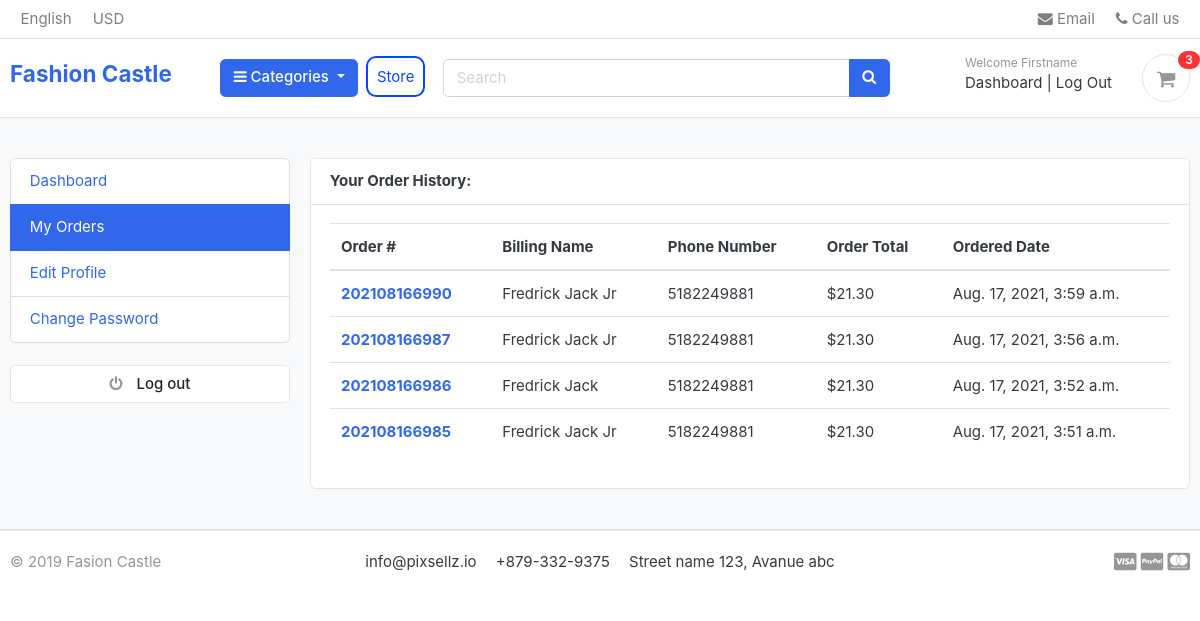
The page /accounts/my_orders/ (signed in) on the database its author committed.
### accounts/models.py (models this page shows, shortened)
class Account(AbstractBaseUser):
    first_name      = models.CharField(max_length=50)
    last_name       = models.CharField(max_length=50)
    username        = models.CharField(max_length=50, unique=True)
    email           = models.CharField(max_length=50, unique=True)
    phone_number    = models.CharField(max_length=20, blank=True)
    date_joined     = models.DateTimeField(auto_now_add=True)
    last_login      = models.DateTimeField(auto_now_add=True)
    is_admin        = models.BooleanField(default=False)
    is_staff        = models.BooleanField(default=False)
    is_active       = models.BooleanField(default=False)
    is_superadmin   = models.BooleanField(default=False)
    USERNAME_FIELD = 'email'
    REQUIRED_FIELDS = ['username', 'first_name', 'last_name']
    objects = MyAccountManager()

### orders/models.py (models this page shows, shortened)
class Order(models.Model):
    STATUS = (
        ('New', 'New'),
        ('Accepted', 'Accepted'),
        ('Shipped', 'Shipped'),    #add a shipped option between accepted and completed
        ('Completed', 'Completed'),
        ('Cancelled', 'Cancelled'),
    )
    user = models.ForeignKey(Account, on_delete=models.SET_NULL, null=True)
    payment = models.ForeignKey(Payment, on_delete=models.SET_NULL, blank=True, null=True)
    order_number = models.CharField(max_length=20)
    tracking_number = models.CharField(max_length=100)
    first_name = models.CharField(max_length=50)
    last_name = models.CharField(max_length=50)
    phone = models.CharField(max_length=15)
    email = models.EmailField(max_length=50)
    address_line_1 = models.CharField(max_length=50)
    address_line_2 = models.CharField(max_length=50, blank=True)
    state = models.CharField(max_length=50)
    city = models.CharField(max_length=50)
    zip_code = models.CharField(max_length=10, default='')
    order_note = models.CharField(max_length=100, blank=True)
    order_total = models.DecimalField(max_digits=6, decimal_places=2)
    tax = models.DecimalField(max_digits=6, decimal_places=2)
    status = models.CharField(max_length=10, choices=STATUS, default='New')
    ip = models.CharField(blank=True, max_length=20)
    is_ordered = models.BooleanField(default=False)
    created_at = models.DateTimeField(auto_now_add=True)
    updated_at = models.DateTimeField(auto_now=True)
    def full_name(self):
        return f'{self.first_name} {self.last_name}'

### accounts/views.py (the view)
# urls.py: path('my_orders/', views.my_orders, name='my_orders'),
@login_required(login_url='login')
def my_orders(request):
    orders = Order.objects.filter(user=request.user, is_ordered=True).order_by('-created_at')
    context = {
        'orders': orders
    }
    return render(request, 'accounts/my_orders.html', context)

### carts/context_processors.py (called while the page is built)
def counter(request):
    cart_count = 0
    if 'admin' in request.path:
        return {}
    else:
        try:
            cart = Cart.objects.filter(cart_id=_cart_id(request))
            if request.user.is_authenticated:
                cart_items = CartItem.objects.all().filter(user=request.user)
            else:
                cart_items = CartItem.objects.all().filter(cart=cart[:1])
            for cart_item in cart_items:
                cart_count += cart_item.quantity
        except Cart.DoesNotExist:
            cart_count = 0
    return dict(cart_count=cart_count)

### carts/views.py (called while the page is built)
def _cart_id(request):
    cart = request.session.session_key
    if not cart:
        cart = request.session.create()
    return cart

### category/context_processors.py (called while the page is built)
def menu_links(request):
    links = Category.objects.all()
    return dict(links=links)

### category/models.py (called while the page is built)
    def get_url(self):
            return reverse('products_by_category', args=[self.slug])

### templates/accounts/my_orders.html (shortened to what this page needs)
{% extends  'base.html' %}
{% block content %}
    <section class="section-conten padding-y bg">
        <div class="container">
            <div class="row">
                {% include 'includes/dashboard_sidebar.html' %}
                <main class="col-md-9">
                    <article class="card">
                        <header class="card-header">
                            <strong class="d-inline-block mr-3">Your Order History:</strong>
                        </header>
                        <div class="card-body">
                            <div class="row">
                                <div class="col-md-12">
                                    <table class="table table-hover">
                                        <thead>
                                            <tr>
                                                <th scope="col">Order #</th>
                                                <th scope="col">Billing Name</th>
                                                <th scope="col">Phone Number</th>
                                                <th scope="col">Order Total</th>
                                                <th scope="col">Ordered Date</th>
                                            </tr>
                                        </thead>
                                        <tbody>
                                            {% for order in orders %}
                                                <tr>
                                                    <th scope="row">
                                                        <a href="{% url 'order_detail' order.order_number %}">{{ order.order_number }}</a>
                                                    </th>
                                                    <td>{{ order.full_name }}</td>
                                                    <td>{{ order.phone }}</td>
                                                    <td>${{ order.order_total }}</td>
                                                    <td>{{ order.created_at }}</td>
                                                </tr>
                                            {% endfor %}
                                        </tbody>
                                    </table>
                                </div>
                            </div>
                        </div>
                    </article>
                </main>
            </div>
        </div>
    </section>
{% endblock %}

### templates/includes/navbar.html (shortened to what this page needs)
{% load static %}
<header class="section-header">
    <nav class="navbar navbar-sticky p-md-0 navbar-expand-sm navbar-light border-bottom">
        <div class="container">
            <div class="collapse navbar-collapse" id="navbarTop4">
                <ul class="navbar-nav mr-auto">
                    <li class="nav-item dropdown">
                        <a href="#" class="nav-link">
                            English
                        </a>
                    </li>
                    <li class="nav-item dropdown">
                        <a href="#" class="nav-link">
                            USD
                        </a>
                    </li>
                </ul>
                <ul class="navbar-nav">
                    <li>
                        <a href="#" class="nav-link">
                            <i class="fa fa-envelope"></i>
                            Email
                        </a>
                    </li>
                    <li>
                        <a href="#" class="nav-link">
                            <i class="fa fa-phone"></i>
                            Call us
                        </a>
                    </li>
                </ul>
            </div>
        </div>
    </nav>
    <section class="header-main border-bottom">
        <div class="container">
            <div class="row align-items-center">
                <div class="col-lg-2 col-md-3 col-6">
                    <a href="{% url 'home' %}" class="brand-wrap">
                        <h4>Fashion Castle</h4>
                    </a>
                </div>
                <div class="col-lg-3 col-sm-6 col-8 order-2 order-lg-3">
                    <div class="d-flex justify-content-end mb-3 mb-lg-0">
                        {% if user.id is None %}
                            <div class="widget-header">
                                <small class="title text-muted">Welcome guest</small>
                                <div>
                                    <a href="{% url 'login' %}">Sign in</a>
                                    <span class="dark-transp">
                                        |
                                    </span>
                                    <a href="{% url 'register' %}">
                                        Register</a>
                                </div>
                            </div>
                        {% else %}
                            <div class="widget-header">
                                <small class="title text-muted">Welcome
                                    {{ user.first_name | capfirst }}</small>
                                <div>
                                    <a href="{% url 'dashboard' %}">Dashboard</a>
                                    <span class="dark-transp">
                                        |
                                    </span>
                                    <a href="{% url 'logout' %}">Log Out</a>
                                </div>
                            </div>
                        {% endif %}
                        <a href="{% url 'cart' %}" class="widget-header cart-btn pl-3 ml-3">
                            <div class="icon icon-sm rounded-circle border">
                                <i class="fa fa-shopping-cart"></i>
                            </div>
                            <span class="badge badge-pill badge-primary notify">{{ cart_count }}</span>
                        </a>
                    </div>
                    </div>
                <div class="store-button">
                    <button type="button" class="btn btn-primary dropdown-toggle" data-toggle="dropdown">
                        <i class="fa fa-bars"></i>
                        Categories
                    </button>
                </div>
                <div class="store-parent">
                <a href="{% url 'store' %}" class="store" text-align="center" id="custom-btn-store">Store</a>
            </div>
                <div class="col-lg  col-md-6 col-sm-12 col-xs-12">
                    <form action="{% url 'search' %}" class="search">
                        <div class="input-group w-100">
                            <input type="text" class="form-control" style="width:60%;" placeholder="Search" name="keyword">
                                <div class="input-group-append">
                                    <button class="btn btn-primary" type="submit">
                                        <i class="fa fa-search"></i>
                                    </button>
                                </div>
                            </div>
                        </form>
                    </div>
                    </div>
                </div>
        </section>
    </header>

### static/css/ui.css (style rules this page uses)
html { font-family: "Inter", sans-serif; font-size: 15px; }
.icon-xs, .icon-sm, .icon-md, .icon-lg { display: inline-block; text-align: center; flex-shrink: 0; flex-grow: 0; }
.icon-sm { width: 48px; height: 48px; line-height: 48px !important; font-size: 20px; }
.padding-y { padding-top: 40px; padding-bottom: 40px; }
article:after, .form-group:after { display: block; clear: both; content: ""; }
.bg { background-color: #f8f9fa; }
.header-main { position: relative; padding-top: 1rem; padding-bottom: 1rem; }
.widget-header { display: inline-block; vertical-align: middle; position: relative; }
.widget-header a { color: #343a40; }
.widget-header i { color: #969696; }
.widget-header .title { display: block; }
.widget-header .notify { position: absolute; top: -3px; right: -10px; }
.notify { position: absolute; top: -4px; right: -10px; display: inline-block; padding: 0.25em 0.6em; font-size: 12px; line-height: 1; text-align: center; border-radius: 3rem; color: #fff; background-color: #fa3434; }

### fashioncastleback/static/css/custom.css (style rules this page uses)
.store { --color: rgba(0, 68, 255, 0.979); --hover: #3167eb; }
#custom-btn-store { text-align: center; margin: 0; color: var(--color); transition: 0.25s; -webkit-border-radius: 10px; -moz-border-radius: 10px; border-radius: 10px; background: none; border: 2px solid; font: inherit; line-height: 1; margin: 0.5em; padding: .6em; height: 10px; }
.store-parent { align-items: center; }

### rows shown on the page
Account: first_name "Firstname"
Order: order_number "202108166990", full_name "Fredrick Jack Jr", phone "5182249881", order_total "21.30", created_at "Aug. 17, 2021, 3:59 a.m."
Order: order_number "202108166987", full_name "Fredrick Jack Jr", phone "5182249881", order_total "21.30", created_at "Aug. 17, 2021, 3:56 a.m."
Order: order_number "202108166986", full_name "Fredrick Jack", phone "5182249881", order_total "21.30", created_at "Aug. 17, 2021, 3:52 a.m."
Order: order_number "202108166985", full_name "Fredrick Jack Jr", phone "5182249881", order_total "21.30", created_at "Aug. 17, 2021, 3:51 a.m."

### other values the page prints
{{ cart_count }} "3"
